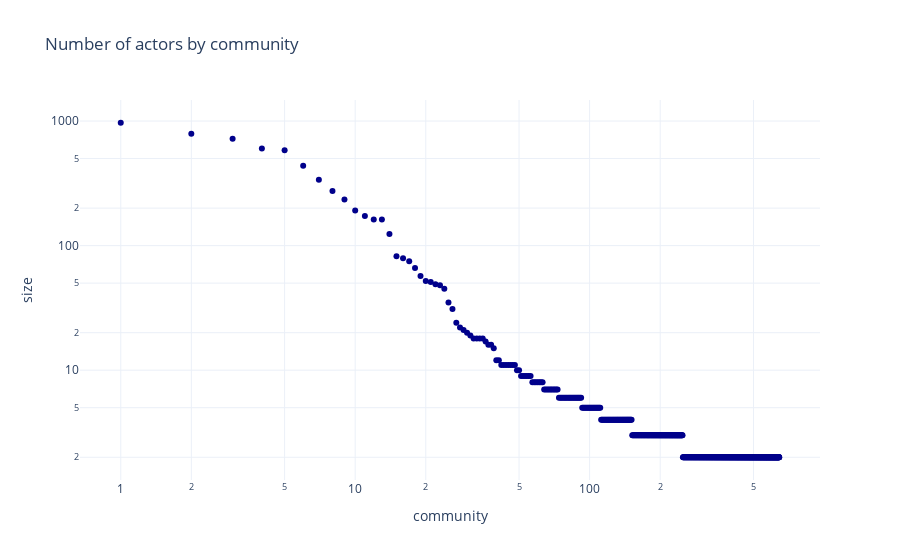

The code cell stored with this chart in its notebook:
### Code cell
import plotly.express as px
#df = px.data.com_sizes() # iris is a pandas DataFrame
fig = px.scatter(com_sizes, x='community',y='size',
                    title='Number of actors by community',log_x=True,log_y=True,labels=('Community label','Number of actors'),
                    template= 'plotly_white',color_discrete_sequence=['darkblue'])
fig.show()
fig.write_html('C:/Users/Public/ADA2022/weloic.github.io/_includes/community_sizes_scatter.html')

### Figure 1 — Plotly figure (JSON) as saved in the notebook; plotly's stock layout.template omitted (floating-point values rounded to 4 significant figures; data arrays with more than 128 entries replaced by an {"elided": "..."} marker saying what was removed)
{"data": [{"hovertemplate": "community=%{x}<br>size=%{y}<extra></extra>", "legendgroup": "", "marker": {"color": "darkblue", "symbol": "circle"}, "mode": "markers", "name": "", "orientation": "v", "showlegend": false, "type": "scatter", "x": {"elided": "644 int values"}, "xaxis": "x", "y": {"elided": "644 int values"}, "yaxis": "y"}], "layout": {"legend": {"tracegroupgap": 0}, "title": {"text": "Number of actors by community"}, "xaxis": {"anchor": "y", "domain": [0, 1], "title": {"text": "community"}, "type": "log"}, "yaxis": {"anchor": "x", "domain": [0, 1], "title": {"text": "size"}, "type": "log"}}}
